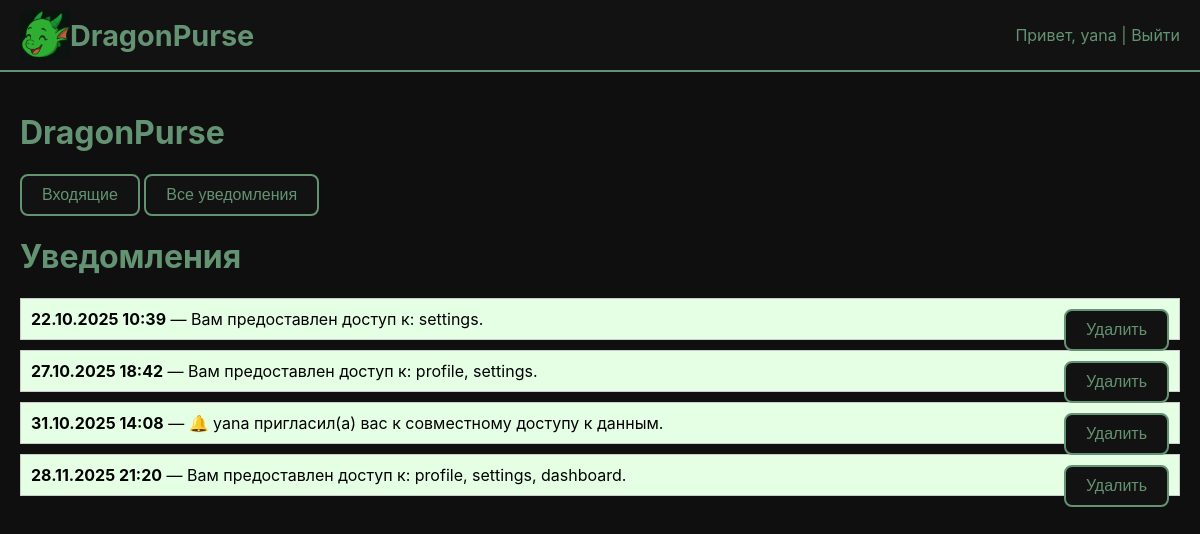
The page /notifications/all/ (signed in) on the database its author committed.
### accounts/models.py (models this page shows, shortened)
class Notification(models.Model):
    user = models.ForeignKey(User, on_delete=models.CASCADE)
    message = models.TextField()
    created_at = models.DateTimeField(auto_now_add=True)
    is_read = models.BooleanField(default=False)

### accounts/views.py (the view)
# urls.py: path('notifications/all/', notifications_all, name='notifications_all'),
@login_required
def notifications_all(request):
    notifications = Notification.objects.all()
    return render(request, "accounts/notifications.html", {"notifications": notifications})

### accounts/templates/accounts/notifications.html (shortened to what this page needs)
{% extends "accounts/base.html" %}
{% block content %}
 <div class="sidebar">
        <h1>DragonPurse</h1>
        <a href="{% url 'notifications_inbox' %}"><button>Входящие</button></a>
        <a href="{% url 'notifications_all' %}"><button>Все уведомления</button></a>
    </div>
<div class="notifications-container" style="display: flex; gap: 20px;">
<main style="flex-grow: 1;">
<h1>Уведомления</h1>
{% if notifications %}
<ul style="list-style: none; padding: 0;">
{% for n in notifications %}
<li style="margin-bottom: 10px; padding: 10px; border: 1px solid #ccc; background: {% if n.is_read %}#e5ffe5{% else %}#fff{% endif %};">
<a href="{% url 'notification_detail' n.id %}" style="text-decoration:none; color: black;">
<strong>{{ n.created_at|date:"d.m.Y H:i" }}</strong> — {{ n.message }}
</a>
<form method="post" action="{% url 'notification_delete' n.id %}" style="display:inline; float:right;">
<button type="submit">Удалить</button>
</form>
</li>
{% endfor %}
</ul>
{% else %}
<p>Пока нет уведомлений</p>
{% endif %}
</main>
</div>
{% endblock %}

### accounts/templates/accounts/base.html (shortened to what this page needs)
{% load static %}
<!DOCTYPE html>
<html lang="ru">
<head>
    <link rel="stylesheet" href="{% static 'accounts/css/main.css' %}">
</head>
<body>
    <header>
        <h1>
            <img src="{% static 'accounts/img/happy_dragon_head.png' %}" width="50" height="50" alt="Счастливый дракончик">
            <a href="{% url 'dashboard' %}">DragonPurse</a>
        </h1>
        <div>
            Привет, {{ user.username }} | <a href="{% url 'logout' %}">Выйти</a>
        </div>
    </header>
    <div class="container">
        {% block content %}{% endblock %}
    </div>
</body>
</html>

### accounts/static/accounts/css/main.css (style rules this page uses)
body { font-family: "Inter", sans-serif; background-color: #0f0f0f; color: #639372; margin: 0; padding: 0; }
a { color: #639372; text-decoration: none; }
h1, h2, h3 { color: #639372; }
.container { max-width: 1200px; margin: 0 auto; padding: 20px; }
header { background-color: #131212; border-bottom: 2px solid #639372; padding: 10px 20px; display: flex; align-items: center; justify-content: space-between; }
header h1 { margin: 0; font-size: 1.8em; display: flex; align-items: center; }
button { background-color: #131212; color: #639372; border: 2px solid #639372; border-radius: 8px; padding: 10px 20px; font-size: 1em; cursor: pointer; transition: all 0.3s ease; }
form { display: flex; flex-direction: column; gap: 15px; }

### rows shown on the page
Notification: created_at "22.10.2025 10:39", message "Вам предоставлен доступ к: settings."
Notification: created_at "27.10.2025 18:42", message "Вам предоставлен доступ к: profile, settings."
Notification: created_at "31.10.2025 14:08", message "🔔 yana пригласил(а) вас к совместному доступу к данным."
Notification: created_at "28.11.2025 21:20", message "Вам предоставлен доступ к: profile, settings, dashboard."

### other values the page prints
{{ user.username }} "yana"
